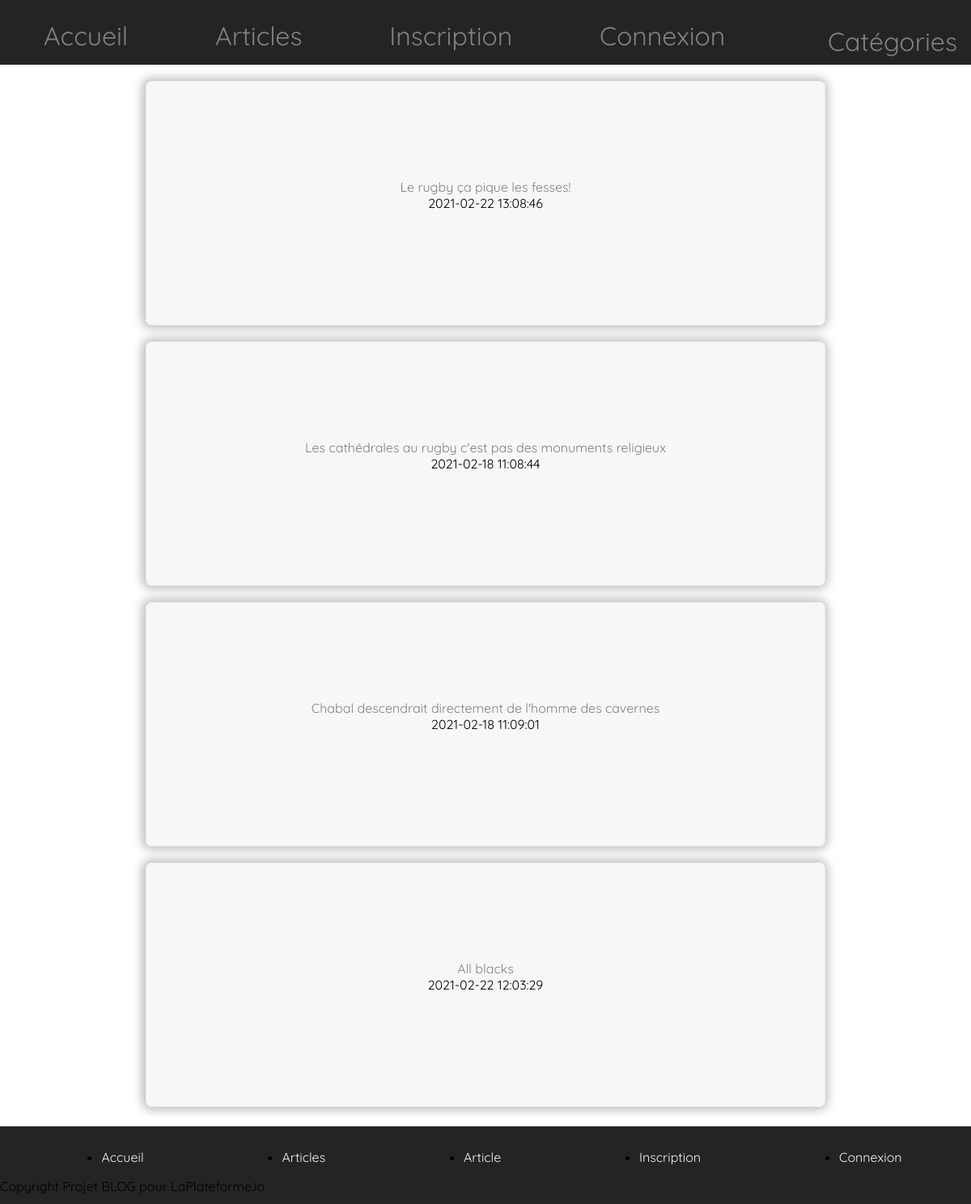
The page /Filtre_Articles/filtre_articles.index.php?id=41 on the database its author committed.
### tables this page shows
CREATE TABLE `articles` (
  `id` int(11) NOT NULL,
  `article` text NOT NULL,
  `id_utilisateur` int(11) NOT NULL,
  `id_categorie` int(11) NOT NULL,
  `date` timestamp NOT NULL DEFAULT CURRENT_TIMESTAMP ON UPDATE CURRENT_TIMESTAMP
);

### classes/articles.class.php (the view, shortened to what this page needs)
<?php
class Articles extends bdd
{
?>
            <?php endif; ?><?php
                        public function FiltreArticlesIndex()
                        {
                            $con = $this->connectDb();
                            $id = $_GET['id'];
                            $req = $con->prepare("SELECT * FROM categories INNER JOIN articles  ON articles.id_categorie = categories.id  WHERE id_categorie = :id ");
                            $req->bindValue('id', $id, PDO::PARAM_INT);
                            $req->execute();
                            $result = $req->fetchAll();
                            foreach ($result as $key) {
                                $article = $key['article'];
                                $date = $key['date'];
                                $id = $key['id'];
                                echo '<div class="borderArticle1"><a href="http://localhost/blog/Article/article.php?id='.$id. '">'. $article. '</a>'.'<br />';
                                echo $date.'<br />'.'<br /></div>';
                            }
                        }
                    }
?>

### CSS/wholeWebSite.css (style rules this page uses)
body, html { width: 100%; padding: 0; margin:0; font-family: 'Quicksand', sans-serif; justify-content: space-around; }
a { color: grey; text-decoration: none; }
.paginationArticles, .borderArticle, .borderArticle1, .paginationArticles1 { border-style: groove; text-align: center; border-width: 1px; border-radius: 0.5rem; margin: 20px; background-color: rgba(128, 128, 128, 0.068); -webkit-box-shadow: -1px 0px 12px 4px rgba(0, 0, 0, 0.322); box-shadow: -1px 0px 12px 4px rgba(0, 0, 0, 0.253); margin-right: 15%; margin-left: 15%; }
.paginationArticles1, .borderArticle1 { padding: 10%; }

### rows shown on the page
articles: article "Le rugby ça pique les fesses!", date "2021-02-22 13:08:46"
articles: article "Les cathédrales au rugby c'est pas des monuments religieux", date "2021-02-18 11:08:44"
articles: article "Chabal descendrait directement de l'homme des cavernes", date "2021-02-18 11:09:01"
articles: article "All blacks", date "2021-02-22 12:03:29"
